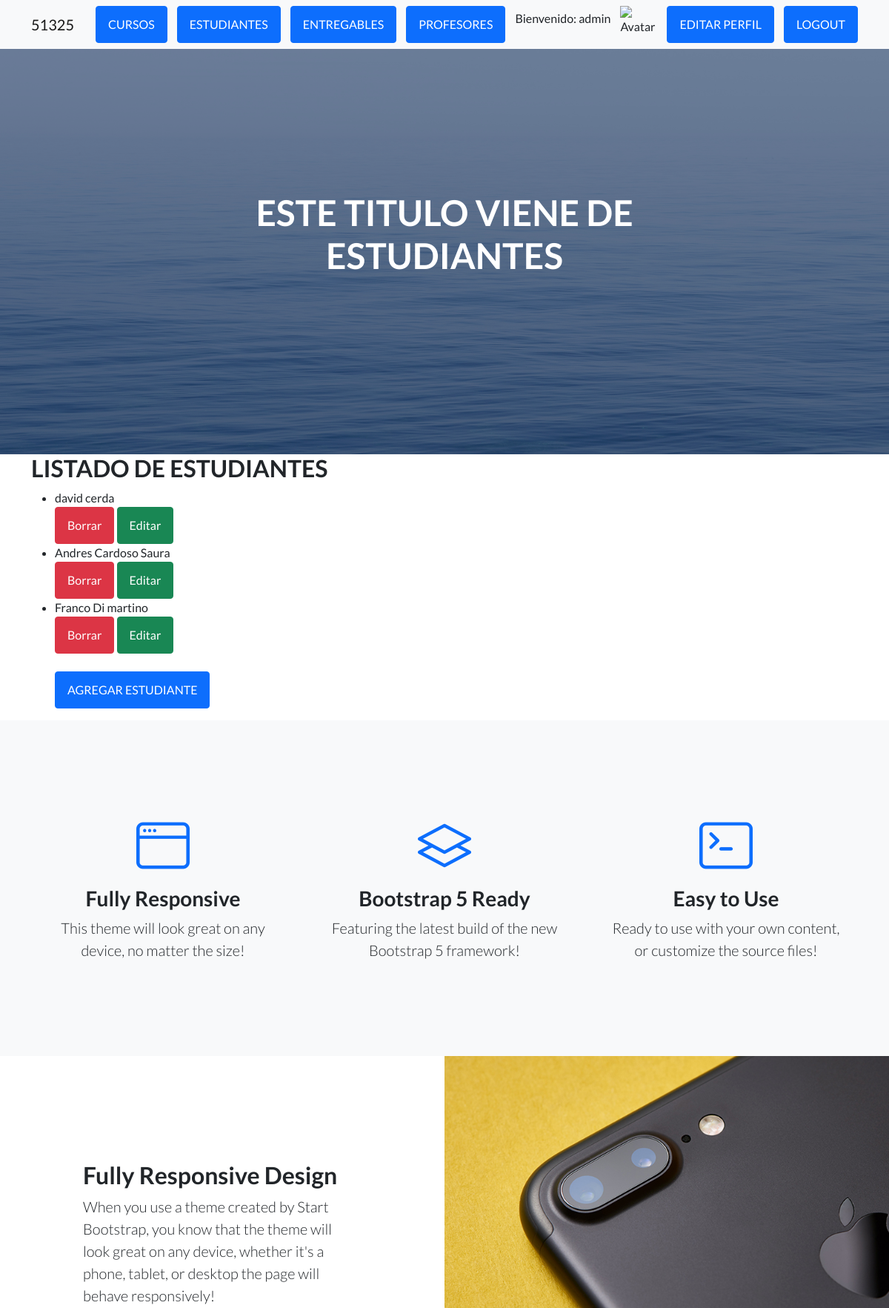
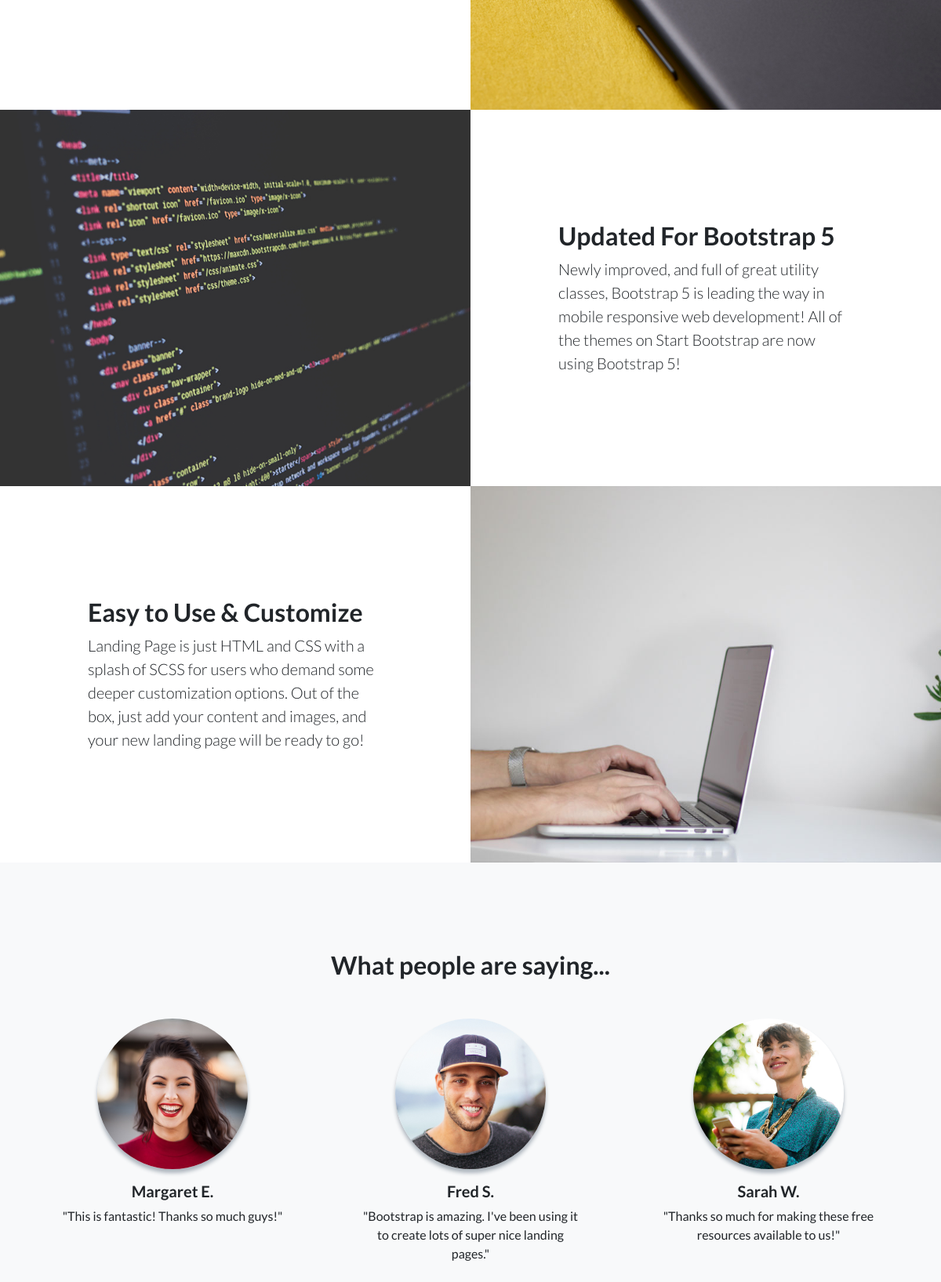
Screenshot of /AppCoder/estudiante/list/ (signed in, upper part) with the database file from the repository (2 pictures, top to bottom).
### AppCoder/models.py (models this page shows)
class Estudiante(models.Model):
    nombre=models.CharField(max_length=50)
    apellido=models.CharField(max_length=50)
    email=models.EmailField()
    def __str__(self):
        return f"{self.nombre} {self.apellido}"

### AppCoder/views.py (the view)
# urls.py: path("estudiante/list/", EstudianteList.as_view(), name="estudiante_list"),
class EstudianteList(LoginRequiredMixin, ListView):#vista usada para LISTAR
    model= Estudiante
    template_name= "AppCoder/estudiantes.html"

### AppCoder/templates/AppCoder/estudiantes.html (shortened to what this page needs)
{% extends "AppCoder/padre.html" %}
{% load static %}
{% block titulo %}
<h1 class="mb-5">ESTE TITULO VIENE DE ESTUDIANTES</h1>
{% endblock %}
{% block contenido_que_cambia %}
<h2>LISTADO DE ESTUDIANTES</h2>
<ul>
    {% for estudiante in object_list %}
    <li>
        {{ estudiante }}
    </li>
    <a class="btn btn-danger" href="{% url 'estudiante_borrar' estudiante.id %}">Borrar</a>
    <a class="btn btn-success" href="{% url 'estudiante_editar' estudiante.id %}">Editar</a>
    {% endfor %}
    <br>
    <br>
    <a class="btn btn-primary" href="{% url 'estudiante_crear'  %}">AGREGAR ESTUDIANTE</a>
</ul>
{% endblock %}

### AppCoder/templates/AppCoder/padre.html (shortened to what this page needs)
<!DOCTYPE html>
<html lang="en">
    <head>
        {% load static %}
        <link href="https://cdn.jsdelivr.net/npm/bootstrap-icons@1.5.0/font/bootstrap-icons.css" rel="stylesheet" type="text/css" />
        <link href="{% static 'AppCoder/css/styles.css' %}" rel="stylesheet" />
    </head>
    <body>
        <nav class="navbar navbar-light bg-light static-top">
            <div class="container">
                <a class="navbar-brand" href="{% url 'inicioApp' %}">51325</a>
                {% if user.is_authenticated %}
                <a class="btn btn-primary" href="{% url 'cursos' %}">CURSOS</a>
                <a class="btn btn-primary" href="{% url 'estudiantes' %}">ESTUDIANTES</a>
                <a class="btn btn-primary" href="{% url 'entregables' %}">ENTREGABLES</a>
                <a class="btn btn-primary" href="{% url 'profesores' %}">PROFESORES</a>
                <p>Bienvenido: {{ user.username }}</p>
                <img src="{{ avatar }}" alt="Avatar" style="width:50px;height:50px;"/>
                <a class="btn btn-primary" href="{% url 'editarPerfil' %}">EDITAR PERFIL</a>
                <a class="btn btn-primary" href="{% url 'logout' %}">LOGOUT</a>
                {% else %}
                <a class="btn btn-primary" href="{% url 'login' %}">LOGIN</a>
                <a class="btn btn-danger" href="{% url 'register' %}">REGISTER</a>
                {% endif %}
            </div>
        </nav>
        <header class="masthead">
            <div class="container position-relative">
                <div class="row justify-content-center">
                    <div class="col-xl-6">
                        <div class="text-center text-white">
                            {% block titulo %}
                            {% endblock %}
                        </div>
                    </div>
                </div>
            </div>
        </header>
        <div class="container">
        {% block contenido_que_cambia %}
        {% endblock %}
        </div>
        <section class="features-icons bg-light text-center">
            <div class="container">
                <div class="row">
                    <div class="col-lg-4">
                        <div class="features-icons-item mx-auto mb-5 mb-lg-0 mb-lg-3">
                            <div class="features-icons-icon d-flex"><i class="bi-window m-auto text-primary"></i></div>
                            <h3>Fully Responsive</h3>
                            <p class="lead mb-0">This theme will look great on any device, no matter the size!</p>
                        </div>
                    </div>
                    <div class="col-lg-4">
                        <div class="features-icons-item mx-auto mb-5 mb-lg-0 mb-lg-3">
                            <div class="features-icons-icon d-flex"><i class="bi-layers m-auto text-primary"></i></div>
                            <h3>Bootstrap 5 Ready</h3>
                            <p class="lead mb-0">Featuring the latest build of the new Bootstrap 5 framework!</p>
                        </div>
                    </div>
                    <div class="col-lg-4">
                        <div class="features-icons-item mx-auto mb-0 mb-lg-3">
                            <div class="features-icons-icon d-flex"><i class="bi-terminal m-auto text-primary"></i></div>
                            <h3>Easy to Use</h3>
                            <p class="lead mb-0">Ready to use with your own content, or customize the source files!</p>
                        </div>
                    </div>
                </div>
            </div>
        </section>
        <section class="showcase">
            <div class="container-fluid p-0">
                <div class="row g-0">
                    <div class="col-lg-6 order-lg-2 text-white showcase-img" style="background-image: url('assets/img/bg-showcase-1.jpg')"></div>
                    <div class="col-lg-6 order-lg-1 my-auto showcase-text">
                        <h2>Fully Responsive Design</h2>
                        <p class="lead mb-0">When you use a theme created by Start Bootstrap, you know that the theme will look great on any device, whether it's a phone, tablet, or desktop the page will behave responsively!</p>
                    </div>
                </div>
                <div class="row g-0">
                    <div class="col-lg-6 text-white showcase-img" style="background-image: url('assets/img/bg-showcase-2.jpg')"></div>
                    <div class="col-lg-6 my-auto showcase-text">
                        <h2>Updated For Bootstrap 5</h2>
                        <p class="lead mb-0">Newly improved, and full of great utility classes, Bootstrap 5 is leading the way in mobile responsive web development! All of the themes on Start Bootstrap are now using Bootstrap 5!</p>
                    </div>
                </div>
                <div class="row g-0">
                    <div class="col-lg-6 order-lg-2 text-white showcase-img" style="background-image: url('assets/img/bg-showcase-3.jpg')"></div>
                    <div class="col-lg-6 order-lg-1 my-auto showcase-text">
                        <h2>Easy to Use & Customize</h2>
                        <p class="lead mb-0">Landing Page is just HTML and CSS with a splash of SCSS for users who demand some deeper customization options. Out of the box, just add your content and images, and your new landing page will be ready to go!</p>
                    </div>
                </div>
            </div>
        </section>
        <section class="testimonials text-center bg-light">
            <div class="container">
                <h2 class="mb-5">What people are saying...</h2>
                <div class="row">
                    <div class="col-lg-4">
                        <div class="testimonial-item mx-auto mb-5 mb-lg-0">
                            <img class="img-fluid rounded-circle mb-3" src="assets/img/testimonials-1.jpg" alt="..." />
                            <h5>Margaret E.</h5>
                            <p class="font-weight-light mb-0">"This is fantastic! Thanks so much guys!"</p>
                        </div>
                    </div>
                    <div class="col-lg-4">
                        <div class="testimonial-item mx-auto mb-5 mb-lg-0">
                            <img class="img-fluid rounded-circle mb-3" src="assets/img/testimonials-2.jpg" alt="..." />
                            <h5>Fred S.</h5>
                            <p class="font-weight-light mb-0">"Bootstrap is amazing. I've been using it to create lots of super nice landing pages."</p>
                        </div>
                    </div>
                    <div class="col-lg-4">
                        <div class="testimonial-item mx-auto mb-5 mb-lg-0">
                            <img class="img-fluid rounded-circle mb-3" src="assets/img/testimonials-3.jpg" alt="..." />
                            <h5>Sarah W.</h5>
                            <p class="font-weight-light mb-0">"Thanks so much for making these free resources available to us!"</p>
                        </div>
                    </div>
                </div>
            </div>
        </section>
    </body>
</html>

### rows the page displays
Estudiante: nombre+apellido "david cerda"
Estudiante: nombre+apellido "Andres Cardoso Saura"
Estudiante: nombre+apellido "Franco Di martino"

### other values shown
{{ user.username }} "admin"
